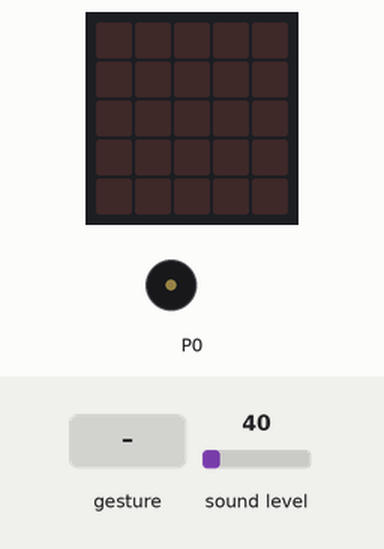
Simulated run of this program. Board: BBC micro:bit (MakeCode). Shown: the board's 5×5 LED display, buzzer (waves = sounding). The test bench sets the inputs (shaded band); at power-on: sound level 40. Random numbers come from a fixed seed; a tilt is held for 1.5 s and a shake lasts 1 s, then the board lies face up again.

Above: at 1.2 s.
1.3 s: sound level set to 147
2.8 s: sound level set to 154
At 3.2 s:
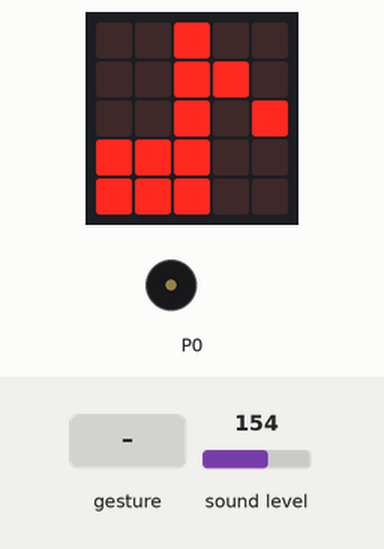
At 3.8 s:
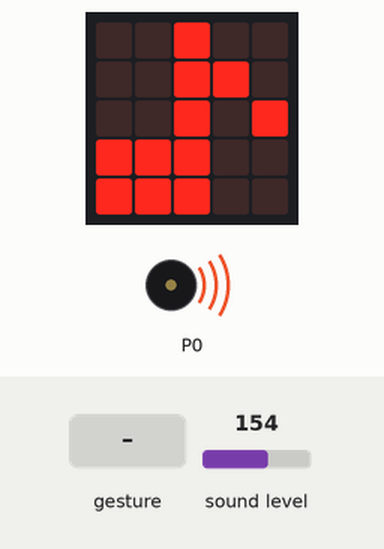
5.8 s: gesture 'shake'
At 8.2 s:
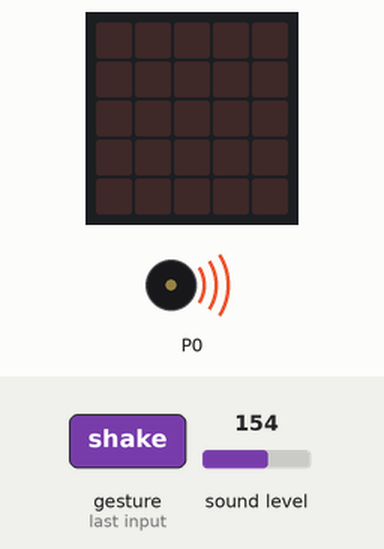
Timing chart, 0 to 14.8 s (numbered marks = the images above; inputs shaded):
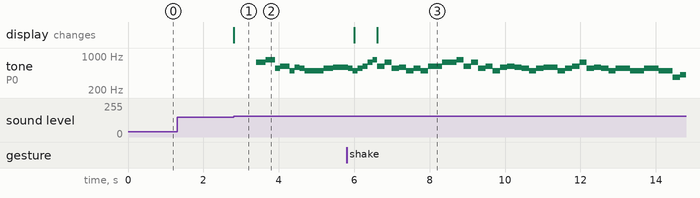

Measured:
- the behaviour switches between 149 and 150 on sound level (found by bisection; images 0 and 1)
- after the input at 1.3 s, every drawn part: stays the same
- after the input at 2.8 s, tone on P0: plays 740 Hz for 0.26 s, 831 Hz for 0.26 s, 554 Hz for 0.13 s, 622 Hz for 0.26 s, 494 Hz for 0.13 s, 587 Hz for 0.13 s … (10 notes in this stretch), starting after 0.60 s; the display: changes at once (image 1)
- after the input at 5.8 s, the display: first changes after 0.20 s (image 3 shows a later state)

The program:

main.ts
```typescript
let ゆらゆら = 0
input.onSound(DetectedSound.Loud, function () {
    if (music.volume() == 127) {
        basic.showIcon(IconNames.No)
        music.setVolume(0)
        music.stopAllSounds()
    } else {
        basic.showIcon(IconNames.EigthNote)
        music.setVolume(127)
        music.setTempo(120)
        music.startMelody(music.builtInMelody(Melodies.Nyan), MelodyOptions.Forever)
    }
})
input.onGesture(Gesture.Shake, function () {
    ゆらゆら = randint(0, 1)
    if (ゆらゆら == 1 && music.tempo() < 240) {
        basic.showIcon(IconNames.Happy)
        music.changeTempoBy(40)
        basic.clearScreen()
    } else if (ゆらゆら == 0 && music.tempo() > 60) {
        basic.showIcon(IconNames.Sad)
        music.changeTempoBy(-40)
        basic.clearScreen()
    } else {
        music.playMelody("C C5 C C5 C C5 C C5 ", 600)
        music.setTempo(120)
        music.startMelody(music.builtInMelody(Melodies.Nyan), MelodyOptions.Forever)
    }
})
basic.forever(function () {
    input.setSoundThreshold(SoundThreshold.Loud, 150)
})
```

test.ts
```typescript
// テストはここに来ます。このパッケージが拡張機能として使用されるときにはコンパイルされません。
```
